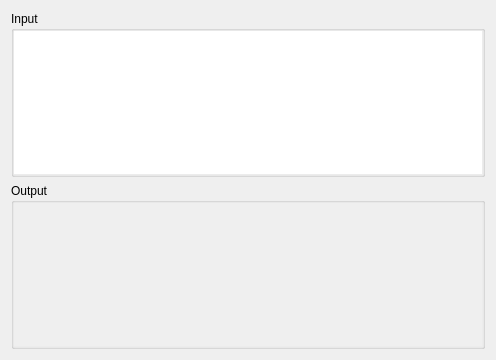
<?xml version="1.0" encoding="UTF-8"?>
<ui version="4.0">
 <class>GraphIOAnalog136</class>
 <widget class="QWidget" name="GraphIOAnalog136">
  <property name="geometry">
   <rect>
    <x>0</x>
    <y>0</y>
    <width>496</width>
    <height>360</height>
   </rect>
  </property>
  <property name="windowTitle">
   <string>Form</string>
  </property>
  <layout class="QVBoxLayout" name="verticalLayout" stretch="1,1">
   <item>
    <widget class="QGroupBox" name="groupBox_input">
     <property name="title">
      <string>Input</string>
     </property>
     <layout class="QVBoxLayout" name="verticalLayout_2">
      <property name="leftMargin">
       <number>0</number>
      </property>
      <property name="topMargin">
       <number>0</number>
      </property>
      <property name="rightMargin">
       <number>0</number>
      </property>
      <property name="bottomMargin">
       <number>0</number>
      </property>
      <item>
       <widget class="QGraphicsView" name="graphicsView_input">
        <property name="frameShape">
         <enum>QFrame::NoFrame</enum>
        </property>
        <property name="backgroundBrush">
         <brush brushstyle="SolidPattern">
          <color alpha="255">
           <red>240</red>
           <green>240</green>
           <blue>240</blue>
          </color>
         </brush>
        </property>
       </widget>
      </item>
     </layout>
    </widget>
   </item>
   <item>
    <widget class="QGroupBox" name="groupBox_output">
     <property name="title">
      <string>Output</string>
     </property>
     <layout class="QVBoxLayout" name="verticalLayout_3">
      <property name="leftMargin">
       <number>0</number>
      </property>
      <property name="topMargin">
       <number>0</number>
      </property>
      <property name="rightMargin">
       <number>0</number>
      </property>
      <property name="bottomMargin">
       <number>0</number>
      </property>
      <item>
       <widget class="QScrollArea" name="scrollArea_output">
        <property name="frameShape">
         <enum>QFrame::NoFrame</enum>
        </property>
        <property name="widgetResizable">
         <bool>true</bool>
        </property>
        <widget class="QWidget" name="widget_output">
         <property name="geometry">
          <rect>
           <x>0</x>
           <y>0</y>
           <width>476</width>
           <height>154</height>
          </rect>
         </property>
        </widget>
       </widget>
      </item>
     </layout>
    </widget>
   </item>
  </layout>
 </widget>
 <resources/>
 <connections/>
</ui>
